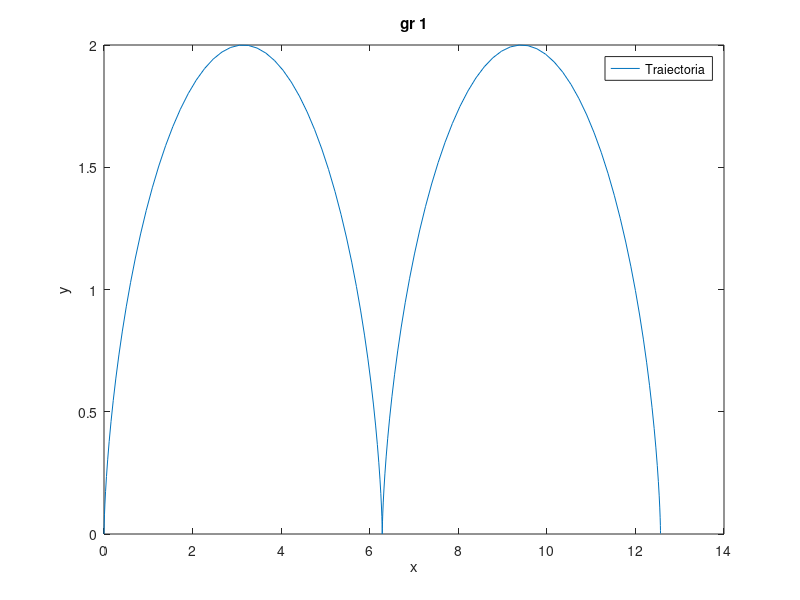
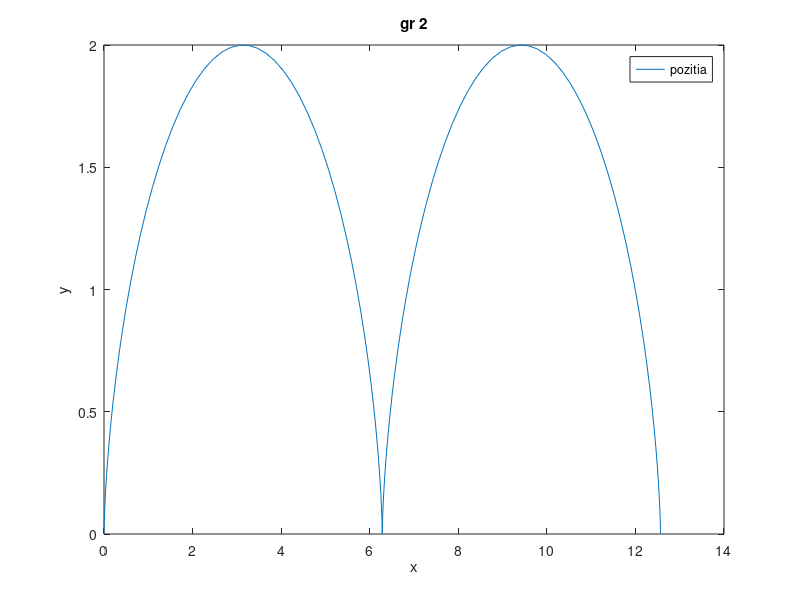

Source code (MATLAB) for these figures, in order: (Note: this script raises an error after producing the figures.)

% Traiectoria
t=[0:0.1:4*pi];
x=t-sin(t);
y=1-cos(t);
plot(x,y);
title ('gr 1');
xlabel ('x');
ylabel ('y');
legend('Traiectoria');
%pozitia
figure
t1=rand(1).*3;
x1=t-sin(t); 
y1=1-cos(t);

plot(x1,y1);
title ('gr 2');
xlabel ('x');
ylabel ('y');
legend('pozitia');
% viteza
figure
syms t;
vx=diff(x);
vy=diff(y);
title ('gr 3');
xlabel ('x');
ylabel ('y');
legend('Viteza');

%valorile pu t1
v1x=eval(vx);
v1y=eval(vy);
eval(vx);
eval(vy);
v1=sqrt(v1x^2+v1y^2)
